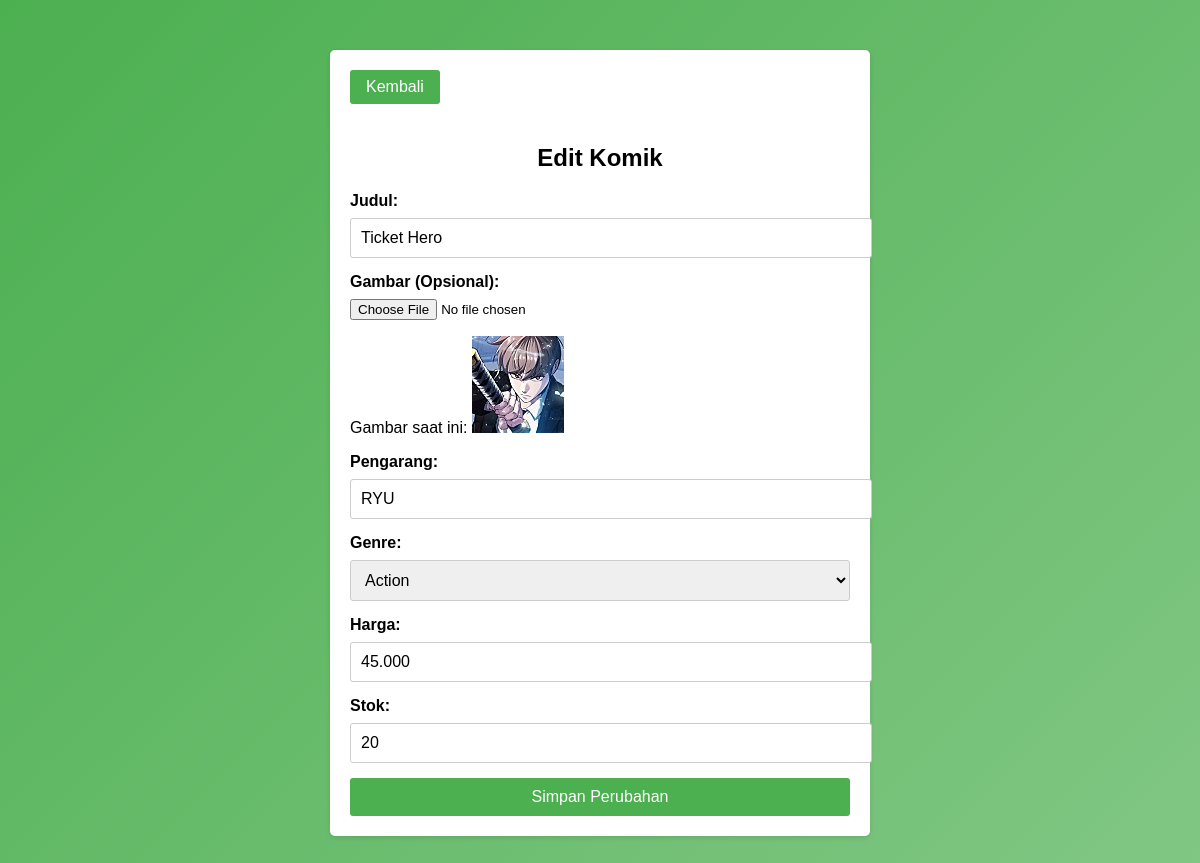
Page /edit_komik.php?id=1 on the committed database.
### tables this page shows
CREATE TABLE `komik` (
  `id` int(11) NOT NULL,
  `judul` varchar(100) NOT NULL,
  `pengarang` varchar(100) DEFAULT NULL,
  `genre` varchar(50) DEFAULT NULL,
  `harga` decimal(10,2) DEFAULT NULL,
  `stok` int(11) NOT NULL,
  `gambar` varchar(255) NOT NULL
);

### edit_komik.php (the view, shortened to what this page needs)
<?php
include('config.php');
if (isset($_GET['id']) && is_numeric($_GET['id'])) {
    $id = $_GET['id'];
    $sql = "SELECT * FROM komik WHERE id = ?";
    $stmt = $conn->prepare($sql);
    $stmt->bind_param("i", $id);
    $stmt->execute();
    $result = $stmt->get_result();
    if ($result->num_rows > 0) {
        $row = $result->fetch_assoc();
    } else {
        echo "Data tidak ditemukan.";
        exit;
    }
} else {
    echo "ID tidak disertakan atau tidak valid.";
    exit;
}
?>
<!DOCTYPE html>
<html lang="en">
<head>
</head>
<body>
    <div class="container">
        <a href="komik.php" class="back-button">Kembali</a>
        <h2>Edit Komik</h2>
        <form method="POST" enctype="multipart/form-data">
            <label for="judul">Judul:</label>
            <input type="text" name="judul" value="<?= htmlspecialchars($row['judul']); ?>" required>
            <label for="gambar">Gambar (Opsional):</label>
            <input type="file" name="gambar" accept="image/*">
            <?php if (!empty($row['gambar'])): ?>
                <p>Gambar saat ini: <img src="<?= htmlspecialchars($row['gambar']); ?>" alt="Gambar Komik" style="max-width: 100px;"></p>
            <?php endif; ?>
            <label for="pengarang">Pengarang:</label>
            <input type="text" name="pengarang" value="<?= htmlspecialchars($row['pengarang']); ?>" required>
            <label for="genre">Genre:</label>
            <select name="genre" required>
                <?php
                $genres = ["Action", "Adventure", "Comedy", "Drama", "Fantasy", "Horror", "Mystery", "Romance", "Slice of Life", "Sci-Fi", "Thriller"];
                foreach ($genres as $genre) {
                    $selected = $row['genre'] === $genre ? "selected" : "";
                    echo "<option value='$genre' $selected>$genre</option>";
                }
                ?>
            </select>
            <label for="harga">Harga:</label>
            <input type="text" name="harga" value="<?= number_format($row['harga'], 0, ',', '.'); ?>" required>
            <label for="stok">Stok:</label>
            <input type="number" name="stok" value="<?= htmlspecialchars($row['stok']); ?>" required>
            <button type="submit">Simpan Perubahan</button>
        </form>
    </div>
</body>
</html>

### edit_komik.php (style rules this page uses)
body { font-family: Arial, sans-serif; background: linear-gradient(135deg, #4CAF50, #81C784); margin: 0; padding: 0; }
.container { max-width: 500px; margin: 50px auto; background-color: #fff; padding: 20px; border-radius: 5px; box-shadow: 0 2px 5px rgba(0, 0, 0, 0.1); }
h2 { text-align: center; margin-bottom: 20px; }
label { display: block; margin-bottom: 8px; font-weight: bold; }
input[type="text"], input[type="number"], select { width: 100%; padding: 10px; margin-bottom: 15px; border: 1px solid #ccc; border-radius: 3px; font-size: 16px; }
button[type="submit"] { background-color: #4CAF50; color: white; padding: 10px 20px; border: none; border-radius: 3px; cursor: pointer; font-size: 16px; display: block; width: 100%; }
.back-button { display: inline-block; margin-bottom: 20px; padding: 8px 16px; background-color: #4CAF50; color: white; text-decoration: none; border-radius: 3px; font-size: 16px; transition: background-color 0.3s; }

### rows in the picture
komik: judul "Ticket Hero", gambar (picture), pengarang "RYU", harga "45.000", stok "20"

### other values in the picture
form field genre "Action"
